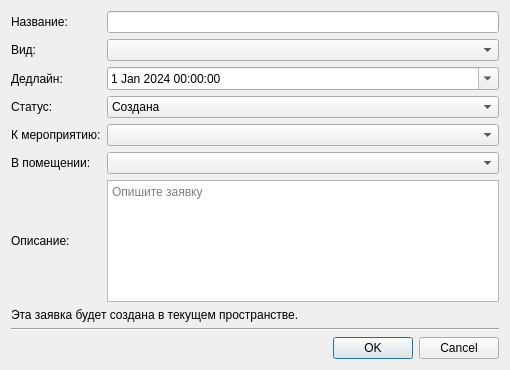
<?xml version="1.0" encoding="UTF-8"?>
<ui version="4.0">
 <class>Dialog</class>
 <widget class="QDialog" name="Dialog">
  <property name="geometry">
   <rect>
    <x>0</x>
    <y>0</y>
    <width>510</width>
    <height>370</height>
   </rect>
  </property>
  <property name="windowTitle">
   <string>Создание заявки на работы</string>
  </property>
  <layout class="QGridLayout" name="gridLayout">
   <item row="0" column="0">
    <widget class="QLabel" name="label_4">
     <property name="text">
      <string>Название:</string>
     </property>
    </widget>
   </item>
   <item row="0" column="1">
    <widget class="QLineEdit" name="lineEdit"/>
   </item>
   <item row="1" column="0">
    <widget class="QLabel" name="label">
     <property name="text">
      <string>Вид:</string>
     </property>
    </widget>
   </item>
   <item row="1" column="1">
    <widget class="QComboBox" name="comboBox"/>
   </item>
   <item row="2" column="0">
    <widget class="QLabel" name="label_2">
     <property name="text">
      <string>Дедлайн:</string>
     </property>
    </widget>
   </item>
   <item row="2" column="1">
    <widget class="QDateTimeEdit" name="dateTimeEdit">
     <property name="dateTime">
      <datetime>
       <hour>0</hour>
       <minute>0</minute>
       <second>0</second>
       <year>2024</year>
       <month>1</month>
       <day>1</day>
      </datetime>
     </property>
     <property name="calendarPopup">
      <bool>true</bool>
     </property>
    </widget>
   </item>
   <item row="3" column="0">
    <widget class="QLabel" name="label_6">
     <property name="text">
      <string>Статус:</string>
     </property>
    </widget>
   </item>
   <item row="3" column="1">
    <widget class="QComboBox" name="comboBox_2">
     <item>
      <property name="text">
       <string>Создана</string>
      </property>
     </item>
     <item>
      <property name="text">
       <string>К выполнению</string>
      </property>
     </item>
     <item>
      <property name="text">
       <string>Выполнена</string>
      </property>
     </item>
    </widget>
   </item>
   <item row="4" column="0">
    <widget class="QLabel" name="label_7">
     <property name="text">
      <string>К мероприятию:</string>
     </property>
    </widget>
   </item>
   <item row="4" column="1">
    <widget class="QComboBox" name="comboBox_3"/>
   </item>
   <item row="5" column="0">
    <widget class="QLabel" name="label_8">
     <property name="text">
      <string>В помещении:</string>
     </property>
    </widget>
   </item>
   <item row="5" column="1">
    <widget class="QComboBox" name="comboBox_4"/>
   </item>
   <item row="6" column="0">
    <widget class="QLabel" name="label_3">
     <property name="text">
      <string>Описание:</string>
     </property>
    </widget>
   </item>
   <item row="6" column="1">
    <widget class="QTextEdit" name="textEdit">
     <property name="acceptRichText">
      <bool>false</bool>
     </property>
     <property name="placeholderText">
      <string>Опишите заявку</string>
     </property>
    </widget>
   </item>
   <item row="7" column="0" colspan="2">
    <widget class="QLabel" name="label_5">
     <property name="text">
      <string>Эта заявка будет создана в текущем пространстве.</string>
     </property>
    </widget>
   </item>
   <item row="8" column="0" colspan="2">
    <widget class="Line" name="line">
     <property name="orientation">
      <enum>Qt::Horizontal</enum>
     </property>
    </widget>
   </item>
   <item row="9" column="0" colspan="2">
    <widget class="QDialogButtonBox" name="buttonBox">
     <property name="orientation">
      <enum>Qt::Horizontal</enum>
     </property>
     <property name="standardButtons">
      <set>QDialogButtonBox::Cancel|QDialogButtonBox::Ok</set>
     </property>
    </widget>
   </item>
  </layout>
 </widget>
 <resources/>
 <connections>
  <connection>
   <sender>buttonBox</sender>
   <signal>accepted()</signal>
   <receiver>Dialog</receiver>
   <slot>accept()</slot>
   <hints>
    <hint type="sourcelabel">
     <x>248</x>
     <y>254</y>
    </hint>
    <hint type="destinationlabel">
     <x>157</x>
     <y>274</y>
    </hint>
   </hints>
  </connection>
  <connection>
   <sender>buttonBox</sender>
   <signal>rejected()</signal>
   <receiver>Dialog</receiver>
   <slot>reject()</slot>
   <hints>
    <hint type="sourcelabel">
     <x>316</x>
     <y>260</y>
    </hint>
    <hint type="destinationlabel">
     <x>286</x>
     <y>274</y>
    </hint>
   </hints>
  </connection>
 </connections>
</ui>
